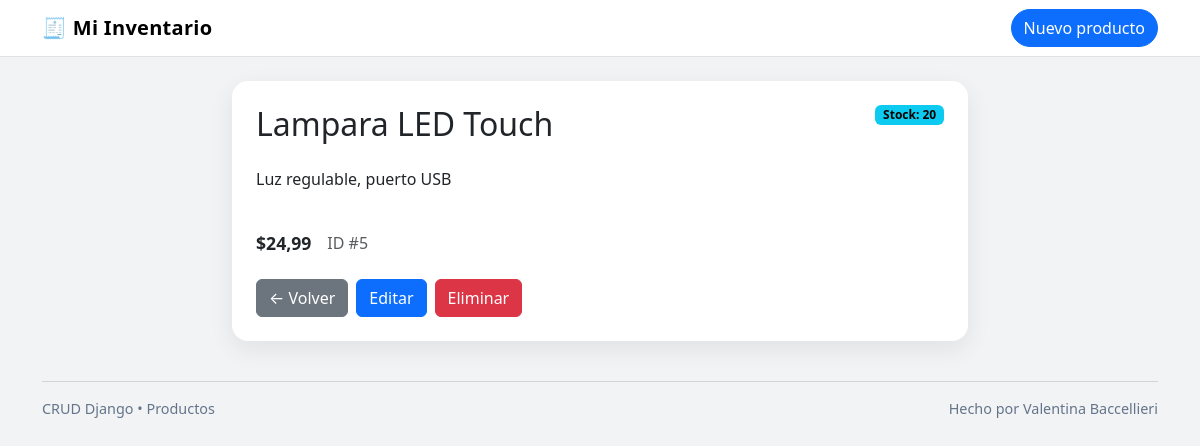
The app's page /5/ with its own data.
### productos/models.py (models this page shows, shortened)
class Producto(models.Model):
    nombre = models.CharField(max_length=120)
    descripcion = models.TextField(blank=True)
    precio = models.DecimalField(max_digits=10, decimal_places=2)
    stock = models.IntegerField(default=0)
    class Meta:
        ordering = ['-precio']  # 🔹 Ordena por precio

### productos/views.py (the view)
# urls.py: path('<int:pk>/', ProductoDetailView.as_view(), name='detalle'),
class ProductoDetailView(DetailView):
    model = Producto
    template_name = 'productos/producto_detail.html'
    context_object_name = 'producto'

### productos/templates/productos/producto_detail.html (shortened to what this page needs)
{% extends "base.html" %}
{% block content %}
  <div class="row justify-content-center">
    <div class="col-lg-8">
      <div class="card p-3 p-md-4">
        <div class="d-flex justify-content-between align-items-start">
          <h2 class="mb-2">{{ producto.nombre }}</h2>
          <span class="badge text-bg-info">Stock: {{ producto.stock }}</span>
        </div>
        <p class="text-secondary">{{ producto.descripcion|linebreaks }}</p>
        <div class="d-flex align-items-center gap-3 my-2">
          <span class="price display-6 mb-0">${{ producto.precio|floatformat:2 }}</span>
          <span class="text-muted">ID #{{ producto.id }}</span>
        </div>
        <div class="d-flex gap-2 mt-3">
          <a class="btn btn-secondary" href="{% url 'productos:lista' %}">← Volver</a>
          <a class="btn btn-primary" href="{% url 'productos:editar' producto.pk %}">Editar</a>
          <a class="btn btn-danger" href="{% url 'productos:eliminar' producto.pk %}">Eliminar</a>
        </div>
      </div>
    </div>
  </div>
{% endblock %}

### productos/templates/base.html (style rules this page uses)
body { background:#0f172a0d; }
.card { border:none; border-radius:1rem; box-shadow:0 8px 24px rgba(15,23,42,.08); }
.price { font-weight:700; font-size:1.1rem; }

### records on screen
Producto: nombre "Lampara LED Touch", stock "20", descripcion "Luz regulable, puerto USB", precio "24,99", id "5"
